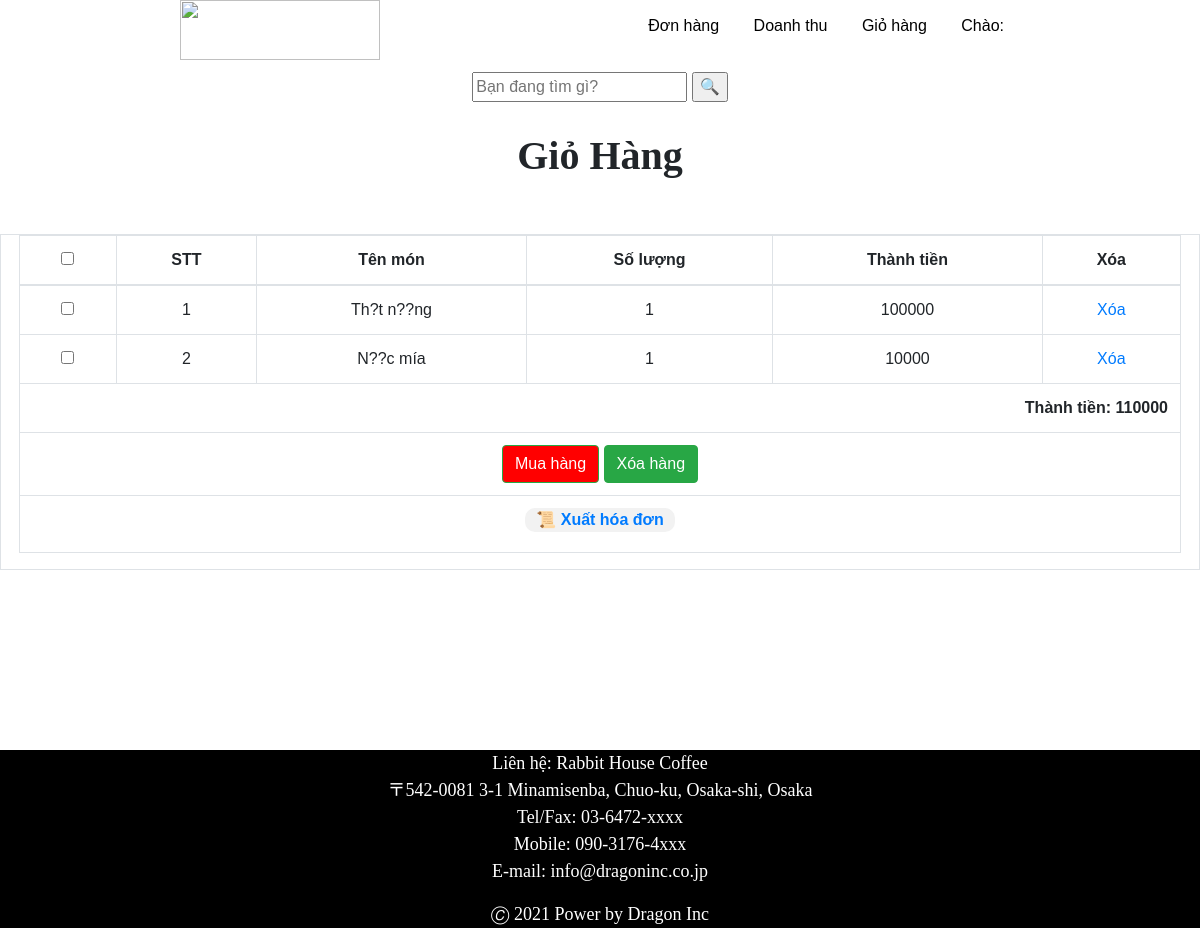
Page /NhanVien/giohang.php (signed in) on the earlier database version.
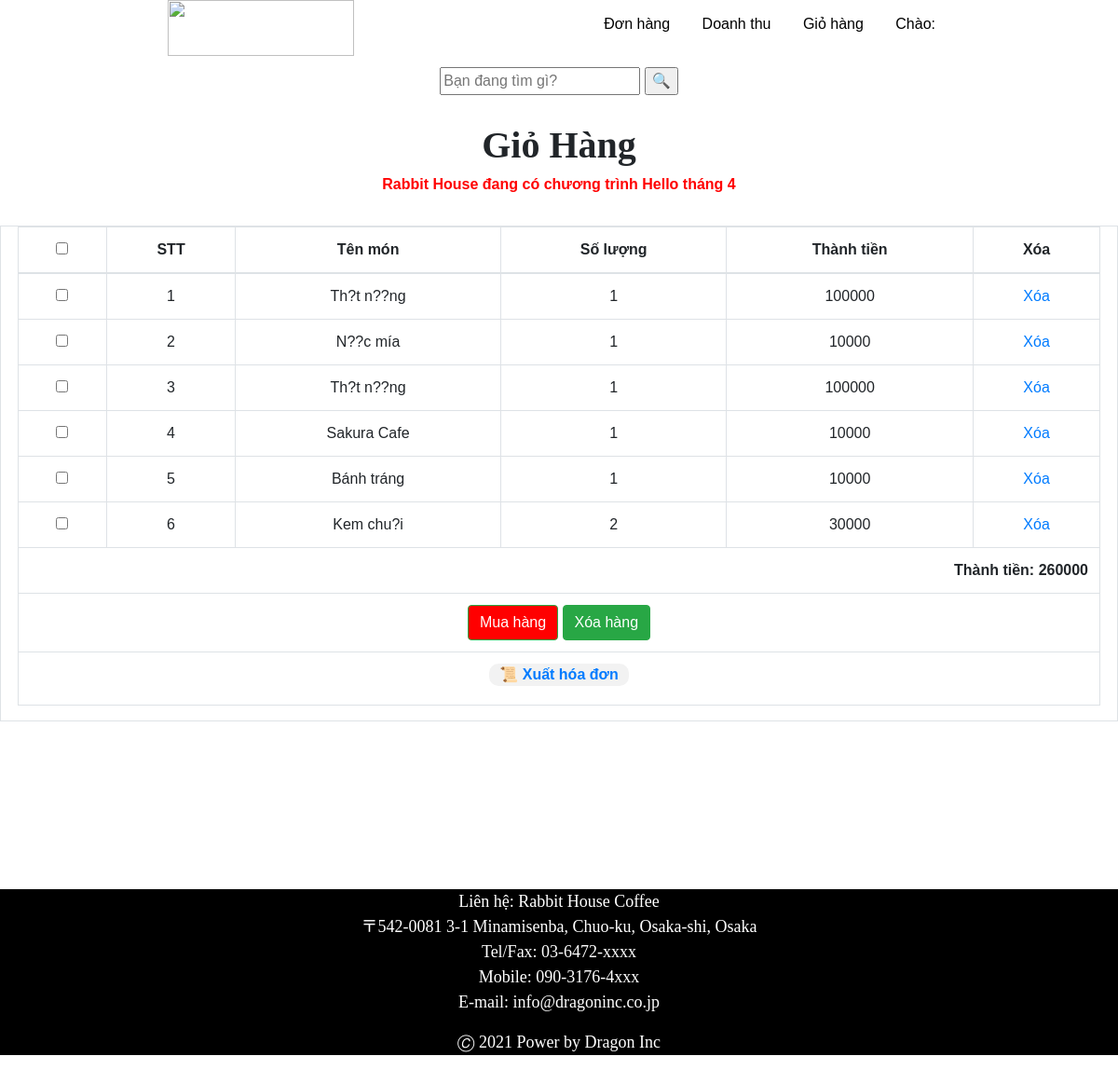
Same page on the later database version.
### tables this page shows
CREATE TABLE `tblhoadon` (
  `iHhoadon` int(11) NOT NULL,
  `idKhachhang` int(11) NOT NULL,
  `idMon` int(11) NOT NULL,
  `soLuong` int(11) NOT NULL,
  `ThanhTien` double DEFAULT NULL,
  `ngayThang` timestamp NULL DEFAULT NULL,
  `idstaff` int(11) DEFAULT NULL
);

CREATE TABLE `tblmon` (
  `idMon` int(11) NOT NULL,
  `tenMon` text NOT NULL,
  `gia` double NOT NULL,
  `idLoai` int(11) NOT NULL,
  `hinhAnh` text DEFAULT NULL,
  `moTa` text DEFAULT NULL,
  `goiY` float DEFAULT NULL,
  `conHang` text NOT NULL
);

CREATE TABLE `tblkhuyenmai` (
  `idKM` int(11) NOT NULL,
  `idKhachhang` int(11) DEFAULT NULL,
  `khuyenMai` int(11) NOT NULL,
  `tichLuy` int(11) DEFAULT NULL,
  `tenKM` text NOT NULL,
  `thoiGianBD` datetime NOT NULL,
  `thoiGianKT` datetime NOT NULL
);

### NhanVien/giohang.php (the view, shortened to what the changed rows need)
<?php
if (isset($_SESSION["username"])) {
    $idKhach1 = $_SESSION["idStaff"];
} else
    header("location:../login.php");
?>
<!DOCTYPE html>
<html lang="en">
<head>
    <link rel="stylesheet" type="text/css" href="../css/style2.css?" />
    <link rel="stylesheet" href="https://cdnjs.cloudflare.com/ajax/libs/jqueryui/1.12.1/jquery-ui.css" />
    <link href="https://stackpath.bootstrapcdn.com/bootstrap/4.3.1/css/bootstrap.min.css" rel="stylesheet">
</head>
<body>
    <?php $user = $username;
    $idKhachhang = $idKhach1; ?>
            <?php
            include "../include/connect.inc";
            ?>
    <section id="info" align="center">
        <span>Giỏ Hàng</span>
        <?php
        $sql000 = "select * from tblkhuyenmai";
        $rs000 = mysqli_query($conn, $sql000);
        while ($row000 = mysqli_fetch_array($rs000)) {
            $TGBDtmp1 = $row000["thoiGianBD"];
            $TGKTtmp1 = $row000["thoiGianKT"];
            $tenKM = $row000["tenKM"];
            $time_act1 = date('Y-m-d H:i:s');
            if ($TGBDtmp1 <= $time_act1 && $time_act1 <= $TGKTtmp1) {
                echo "<label style='color: red; font-weight: bold'>Rabbit House đang có chương trình $tenKM</label>";
            }
        }
        ?>
        <br /><br />
        <form method="post" action="giohang.php">
            <div class="table-responsive table-bordered">
                <table class="table" style="width:97%" align="center">
                    <thead>
                        <tr>
                            <th><input type="checkbox" name="checkbox" class="chk_box"></th>
                            <th>STT</th>
                            <th>Tên món</th>
                            <th>Số lượng</th>
                            <th>Thành tiền</th>
                            <th>Xóa </th>
                        </tr>
                    </thead>
                    <tbody>
                        <?php
                        include("../include/connect.inc");
                        $sql        =    "select * from tblhoadon where idStaff = '$idKhachhang'";
                        $rs         =    mysqli_query($conn, $sql);
                        $i            =    1;
                        while ($row = mysqli_fetch_array($rs)) {
                            $soluong = $row["soLuong"];
                            $sql2    =     "select * from tblmon where idMon = " . $row["idMon"] . "";
                            $rs2         =    mysqli_query($conn, $sql2);
                            $row2 = mysqli_fetch_array($rs2);
                            $tinhtien = $soluong * $row2["gia"];
                            echo " <tr>
								<td><input type='checkbox' class='chk_box1' name='check_list[]' value='" . $row["iHhoadon"] . "'></td>
								<td>$i</td>
								<td>" . $row2["tenMon"] . "</td>
								<td>$soluong</td>
								<td>$tinhtien</td>
								<td><a href='javascript:del_confirm(\"del_giohang.php?id=" . $row["iHhoadon"] . "\")'>Xóa</a></td>
								</tr>";
                            $i++;
                        }
                        ?>
                        <tr align="right">
                            <td colspan="6" style="text-align: centerright; font-weight: bold">Thành tiền:
                                <?php
                                $thanhTien111 = $thanhTien11 = 0;
                                $sql11 = "select * from tblhoadon where idStaff = '$idKhachhang'";
                                $rs11 = mysqli_query($conn, $sql11);
                                while ($row11 = mysqli_fetch_array($rs11)) {
                                    $thanhTien111 = $row11["ThanhTien"];
                                    $sql00 = "select * from tblkhuyenmai";
                                    $rs00 = mysqli_query($conn, $sql00);
                                    $row00 = mysqli_fetch_array($rs00);
                                    $TGBDtmp = $row00["thoiGianBD"];
                                    $TGKTtmp = $row00["thoiGianKT"];
                                    $khuyenMai = $row00["khuyenMai"];
                                    $time_act = date('Y-m-d H:i:s');
                                    if ($TGBDtmp <= $time_act && $time_act <= $TGKTtmp) {
                                        $thanhTien11 = $thanhTien11 + $thanhTien111 - ($khuyenMai * 100);
                                    } else $thanhTien11 = $thanhTien11 + $thanhTien111;
                                }
                                echo $thanhTien11;
                                ?>
                            </td>
                        </tr>
                        <tr align="center">
                            <th colspan="6">
                                <center><label style="background-color: #f2f2f2; width: 150px; border-radius: 10px;"><a href="./export_hoadon.php" target="_blank">📜 Xuất hóa đơn</a></label></center>
                            </th>
                        </tr>
                    </tbody>
                </table>
            </div>
        </form>
    </section>
</body>
</html>

Differences in the rows shown:
added tblkhuyenmai: tenKM "Hello tháng 4"
now on this page (row edited): tblhoadon: idMon.tenMon "Th?t n??ng", soLuong "1", soLuong.gia "100000"
added tblhoadon: idMon.tenMon "Sakura Cafe", soLuong "1", soLuong.gia "10000"
added tblhoadon: idMon.tenMon "Bánh tráng", soLuong "1", soLuong.gia "10000"
added tblhoadon: idMon.tenMon "Kem chu?i", soLuong "2", soLuong.gia "30000"
Other differences:
$thanhTien11: "110000" → "260000"
